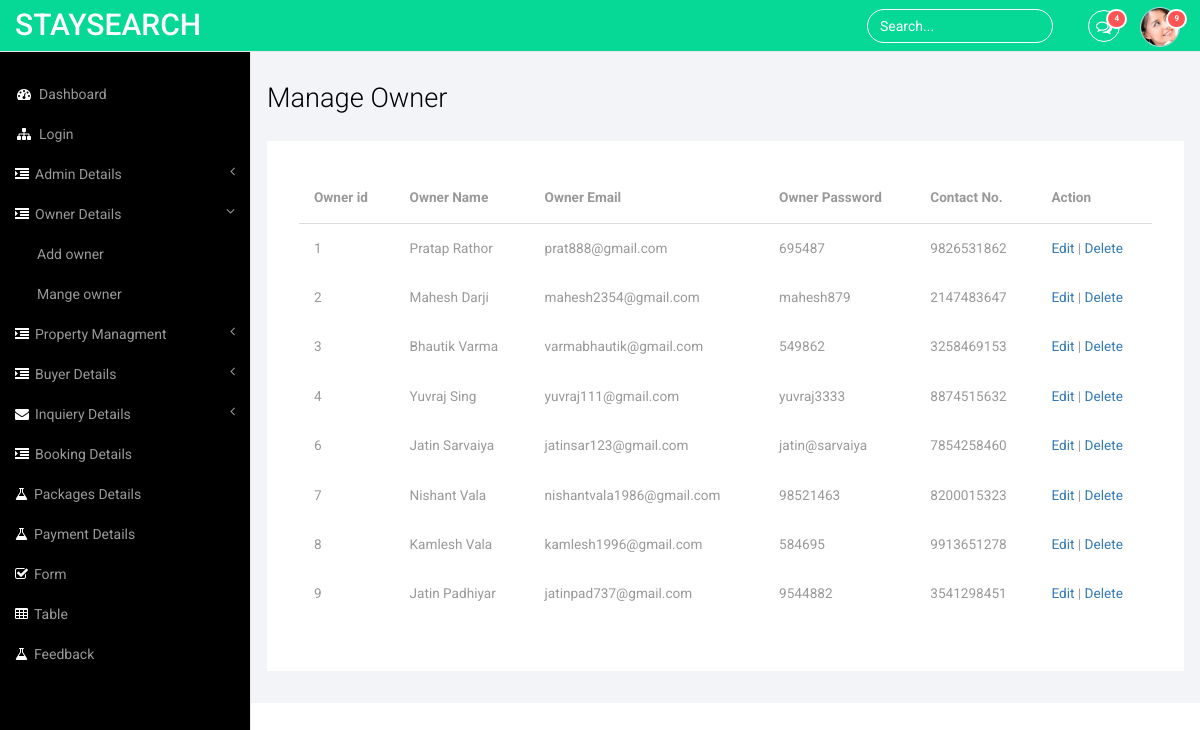
The page /Adminpanel/manageowner.php on the database its author committed.
### tables this page shows
CREATE TABLE `tbl_seller` (
  `seller_id` int(25) NOT NULL,
  `seller_name` varchar(25) NOT NULL,
  `seller_email` varchar(25) NOT NULL,
  `seller_password` varchar(15) NOT NULL,
  `seller_mobileno` bigint(10) NOT NULL
);

### Adminpanel/manageowner.php (the view, shortened to what this page needs)
<?php
    require './class/apclass.php';
?>
<!DOCTYPE HTML>
<html>
<head>
<link href="css/bootstrap.min.css" rel='stylesheet' type='text/css' />
<link href="css/style.css" rel='stylesheet' type='text/css' />
<link href="css/font-awesome.css" rel="stylesheet">
</head>
<body>
<div id="wrapper">
     <?php
        include './theampart/header.php';
        include './theampart/sidebar.php';
     ?>
       <div id="page-wrapper">
                <div class="col-md-12 graphs">
                    <div class="xs">
                        <h3>Manage Owner</h3>
                        <div class="bs-example4" data-example-id="contextual-table">
                            <table class="table">
                                <thead>
                                    <tr>
                                        <th>Owner id</th>
                                        <th>Owner Name</th>
                                        <th>Owner Email</th>
                                        <th>Owner Password</th>
                                        <th>Contact No.</th>
                                        <th>Action</th>
                                    </tr>
                                </thead>
                                <?php
                                    $selectq = mysqli_query($connection, "select * from tbl_seller") or die(mysqli_error($connection));
                                    while($ownerrow = mysqli_fetch_array($selectq))
                                    {
                                        echo "<tr>";
                                        echo "<td>{$ownerrow['seller_id']}</td>";
                                        echo "<td>{$ownerrow['seller_name']}</td>";
                                        echo "<td>{$ownerrow['seller_email']}</td>";
                                        echo "<td>{$ownerrow['seller_password']}</td>";
                                        echo "<td>{$ownerrow['seller_mobileno']}</td>";
                                        echo "<td> <a href='editowner.php?eid={$ownerrow['seller_id']}'>Edit</a> |<a href='manageowner.php?did={$ownerrow['seller_id']}'> Delete</a></td>";
                                        echo "</tr>";
                                    }
                                ?>
                            </table>
                        </div>
                     </div>
                </div>
            </div>
        </div>
        <link href="css/custom.css" rel="stylesheet">
    </body>
</html>

### Adminpanel/css/style.css (style rules this page uses)
h4, h5, h6, h1, h2, h3 { margin-top: 0; }
html, body { font-family: 'Roboto', sans-serif; font-size: 100%; background:#000; overflow-x: hidden; }
.graphs { padding: 2em 1em; background: #f2f4f8; font-family: 'Roboto', sans-serif; }
.bs-example4 { background: #fff; padding: 2em; }
.xs h3, .widget_head { color:#000; font-size:1.7em; font-weight:300; margin-bottom: 1em; }
.table > thead > tr > th, .table > tbody > tr > th, .table > tfoot > tr > th, .table > thead > tr > td, .table > tbody > tr > td, .table > tfoot > tr > td { border-top: none !important; }
.table > thead > tr > th, .table > tbody > tr > th, .table > tfoot > tr > th, .table > thead > tr > td, .table > tbody > tr > td, .table > tfoot > tr > td { font-size: 0.85em; color: #999; }
.table td, .table>tbody>tr>td, .table>tbody>tr>th, .table>tfoot>tr>td, .table>tfoot>tr>th, .table>thead>tr>td, .table>thead>tr>th { padding:15px !important; }
.table > thead > tr > th { border-bottom: 1px solid #ddd !important; }

### Adminpanel/css/custom.css (style rules this page uses)
#wrapper { width: 100%; }
#page-wrapper { min-height: 568px; background-color: #fff; }
@media (min-width:768px) { #page-wrapper { position: inherit; margin: 0 0 0 250px; border-left: 1px solid #e7e7e7; } }

### rows shown on the page
tbl_seller: seller_id "1", seller_name "Pratap Rathor", seller_email "prat888@gmail.com", seller_password "695487", seller_mobileno "9826531862"
tbl_seller: seller_id "2", seller_name "Mahesh Darji", seller_email "mahesh2354@gmail.com", seller_password "mahesh879", seller_mobileno "2147483647"
tbl_seller: seller_id "3", seller_name "Bhautik Varma", seller_email "varmabhautik@gmail.com", seller_password "549862", seller_mobileno "3258469153"
tbl_seller: seller_id "4", seller_name "Yuvraj Sing", seller_email "yuvraj111@gmail.com", seller_password "yuvraj3333", seller_mobileno "8874515632"
tbl_seller: seller_id "6", seller_name "Jatin Sarvaiya", seller_email "jatinsar123@gmail.com", seller_password "jatin@sarvaiya", seller_mobileno "7854258460"
tbl_seller: seller_id "7", seller_name "Nishant Vala", seller_email "nishantvala1986@gmail.com", seller_password "98521463", seller_mobileno "8200015323"
tbl_seller: seller_id "8", seller_name "Kamlesh Vala", seller_email "kamlesh1996@gmail.com", seller_password "584695", seller_mobileno "9913651278"
tbl_seller: seller_id "9", seller_name "Jatin Padhiyar", seller_email "jatinpad737@gmail.com", seller_password "9544882", seller_mobileno "3541298451"
